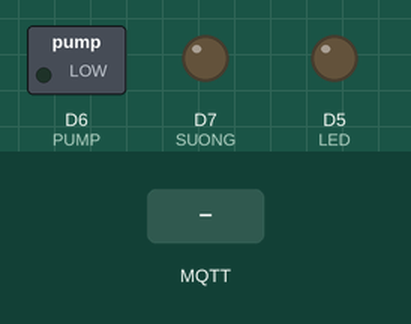
Simulated run of this sketch. Board: ESP8266 (NodeMCU). Shown: switched loads named in the sketch (green lamp = pin HIGH), output pins drawn as LEDs (lit = HIGH). The inputs (shaded band) are chosen by the test bench. WiFi joins after 1.5 s; servers stay silent unless stated; no MQTT or app messages arrive unless stated; what the sketch prints to the serial monitor is not drawn.

Above: at 2.7 s.
2.8 s: MQTT message "ON_L" arrives on the first subscribed topic
At 3.9 s:
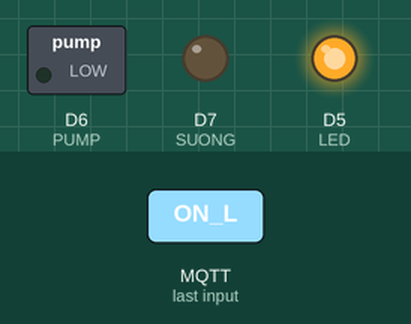
4.3 s: MQTT message "ON_P" arrives on the second subscribed topic
At 5.1 s:
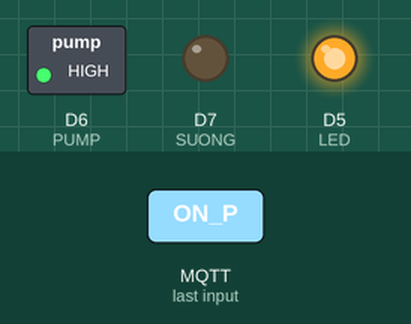
5.8 s: MQTT message "OFF_L" arrives on the first subscribed topic
At 6.2 s:
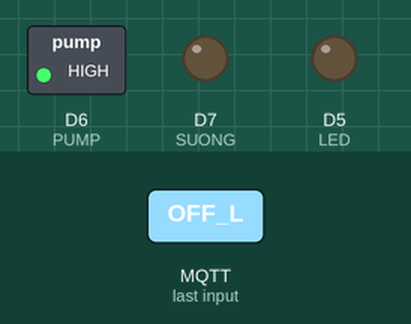
7.3 s: MQTT message "ON_S" arrives on the third subscribed topic
At 8.5 s:
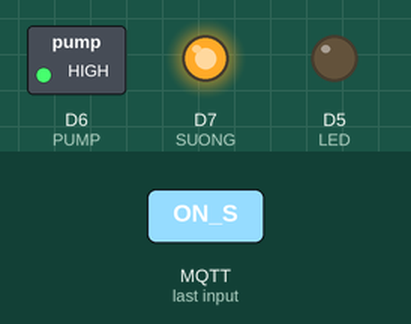
8.8 s: MQTT message "OFF_P" arrives on the second subscribed topic
At 9.7 s:
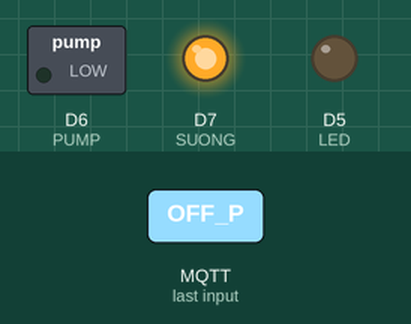
Timing chart, 0 to 31.5 s (numbered marks = the images above; inputs shaded):
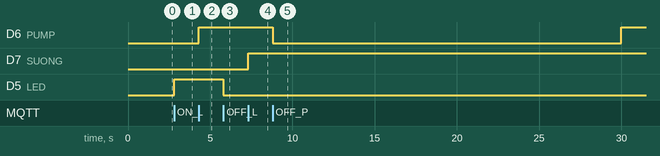

The sketch:

node1.ino
```cpp
#include <Adafruit_Sensor.h> //Library for Adafruit sensors , we are using for DHT
#include <DHT_U.h> //DHT library which uses some func from Adafruit Sensor library
#include <ESP8266WiFi.h> //library for using ESP8266 WiFi
#include <PubSubClient.h> //library for MQTT
#include <ArduinoJson.h> //library for Parsing JSON

//defining Pins
#define DHTPIN D1
//#define LED_WIFI D6
//#define LED_MQTT D7
#define LED D5
#define PUMP D6
#define SUONG D7
//DHT parameters

#define DHTTYPE    DHT11     // DHT 11
#define AUTO      11
#define MAN       12
DHT_Unified dht(DHTPIN, DHTTYPE);
uint32_t delayMS;
//!ID:<data>:<data>:<data>#
//MQTT Credentials
const char* ssid = "mot chiec Xoai";//setting your ap ssid
const char* password = "hieu301203";//setting your ap psk
const char* mqttServer = "172.17.39.168"; //MQTT URL
const char* mqttUserName = "hieu";  // MQTT username
const char* mqttPwd = "12345678";  // MQTT password
const char* clientID = "hieu0001"; // client id username+0001
const char* topic = "Garden/data_1"; //publish topic
//parameters for using non-blocking delay
unsigned long previousMillis = 0;
const long interval = 5000;
int time_soil = 20 ;
// MQTT message buffer
int status_mode = 0 ;
float temp, hum, soil;
unsigned long time_mode1 = 0;
int pump_time = 0;
float tb_humi = 0;
float tb_soil  = 0;
String strs[20];
int StringCount = 0;
//setting up wifi and mqtt client
WiFiClient espClient;
PubSubClient client(espClient);

void setup_wifi() {
  delay(10);

  WiFi.begin(ssid, password);

  while (WiFi.status() != WL_CONNECTED) {
    delay(500);
    Serial.print(".");
  }
  //  digitalWrite(LED_WIFI, HIGH);
  Serial.println("");
  Serial.println("WiFi connected");
  Serial.println("IP address: ");
  Serial.println(WiFi.localIP());
}

void reconnect() {
  while (!client.connected()) {
    if (client.connect(clientID, mqttUserName, mqttPwd)) {
      Serial.println("MQTT connected");
      //      digitalWrite(LED_MQTT, HIGH);
      client.subscribe("Device/lights_1");
      Serial.println("Topic lights 1 Subscribed");
      client.subscribe("Device/pump_1");
      Serial.println("Topic pump 1 Subscribed");
      client.subscribe("Device/mist_1");
      Serial.println("Topic quat 1 Subscribed");
      client.subscribe("Device/time_1");
      Serial.println("Topic time 1 Subscribed");
      client.subscribe("Garden/mode_1");
      Serial.println("Topic garden/mode_1 Subscribed");
      status_mode = MAN ;
      //
      // getMessToMQTT();
    }
    else {
      Serial.print("failed, rc=");
      Serial.print(client.state());
      Serial.println(" try again in 5 seconds");
      delay(5000);  // wait 5sec and retry
      status_mode = AUTO ;
    }
  }

}


//subscribe call back
void callback(char*topic, byte* payload, unsigned int length) {
  Serial.print("Message arrived in topic: ");
  Serial.println(topic);
  Serial.print("Message:");
  String data = "";
  for (int i = 0; i < length; i++) {
    Serial.print((char)payload[i]);
    data += (char)payload[i];
  }
  Serial.println();
  Serial.print("Message size :");
  Serial.println(length);
  Serial.println();
  Serial.println("-----------------------");
  Serial.println(data);
  //---light---
  if (strcmp(topic, "Device/lights_1") == 0) {
    if (data == "ON_L") {
      Serial.print("LIGHT: ");
      digitalWrite(LED, HIGH);
      status_mode = MAN;
    }
    else if (data == "OFF_L") {
      Serial.print("LIGHT: ");
      digitalWrite(LED, LOW);
      status_mode = MAN;
    }
  }
  //--- pump----
  else if (strcmp(topic, "Device/pump_1") == 0) {
    if (data == "ON_P") {
      Serial.print("PUMP: ");
      digitalWrite(PUMP, HIGH);
      status_mode = MAN;
    } else if (data == "OFF_P") {
      Serial.print("PUMP: ");
      digitalWrite(PUMP, LOW);
      status_mode = MAN;
    }
  }
  //---- phun suong ----
  else if (strcmp(topic, "Device/mist_1") == 0) {
    if (data == "ON_S") {
      Serial.print("PHUN SUONG: ");
      digitalWrite(SUONG, HIGH);
      status_mode = MAN;
    } else if (data == "OFF_S") {
      Serial.print("PHUN SUONG: ");
      digitalWrite(SUONG, LOW);
      status_mode = MAN;
    }
  }
  //------------time----------------------

  else if (strcmp(topic, "Device/time_1") == 0) {
    Serial.print("PUMP Time: ");
    digitalWrite(PUMP, HIGH);
    status_mode = MAN;
    time_soil = data.toInt();
    for (int i = 0 ; i < time_soil; i++) {
      time_soil--;
      delay(1000);
    }
    digitalWrite(PUMP, LOW);
  }

  //----------mode------------------------
  else if (strcmp(topic, "Garden/mode_1") == 0) {
    if (data == "AUTO") {
      status_mode = AUTO;
    } else if (data == "MAN") {
      status_mode = MAN;
    }
  }
  /*
    else{
     Serial.print("PUMP Time: ");
    digitalWrite(PUMP, HIGH);
    time_soil = data.toInt();
    for(int i = 0 ; i < time_soil; i++){
      time_soil--;
      delay(1000);
    }
     digitalWrite(PUMP,LOW);

    }
  */

}


void setup() {
  Serial.begin(115200);
  Serial1.begin(115200);
  // Initialize device.
  dht.begin();
  // get temperature sensor details.

  /*  pinMode(LED_WIFI, OUTPUT);
    pinMode(LED_MQTT, OUTPUT);
    digitalWrite(LED_WIFI, LOW);
    digitalWrite(LED_MQTT, LOW);
  */
  pinMode(LED, OUTPUT);
  pinMode(PUMP, OUTPUT);
  pinMode(SUONG, OUTPUT);
  digitalWrite(LED, LOW);
  digitalWrite(PUMP, LOW);
  digitalWrite(SUONG, LOW);

  setup_wifi();

  client.setServer(mqttServer, 1883); //setting MQTT server
  client.setCallback(callback); //defining function which will be called when message is received.

}

void loop() {
  if (!client.connected()) { //if client is not connected
    reconnect(); //try to reconnect

  }
  client.loop();
  if (Serial.available()) {
    String msgStr = "";
    msgStr = Serial.readString();
    msgStr = "!1:" +  msgStr  + "#";
    process_msg(msgStr);
    byte arrSize = msgStr.length() + 1;
    char msg[arrSize];
    Serial.print("PUBLISH DATA:");
    Serial.println(msgStr);
    msgStr.toCharArray(msg, arrSize);
    client.publish(topic, msg);
    delay(50);
  }
  control_mode();
  if (status_mode == AUTO) {

    if (tb_soil <= 40) {
      if (digitalRead(PUMP) == LOW) {
        digitalWrite(PUMP, HIGH) ;
        client.publish("Device/pump_1", "ON_P");
      }
    }
    if (tb_soil >= 60) {
      if (digitalRead(PUMP) == HIGH) {
        digitalWrite(PUMP, LOW);
        client.publish("Device/pump_1", "OFF_P");
      }

    }

    if (tb_humi >= 80 ) {
      if (digitalRead(SUONG) == LOW) {
        digitalWrite(SUONG, HIGH) ;
        client.publish("Device/mist_1", "ON_S");
      }

    }
    if (tb_humi >= 50 && tb_humi <= 80) {
      if (digitalRead(SUONG) == HIGH) {
        digitalWrite(SUONG, LOW);
        client.publish("Device/mist_1", "OFF_S");
      }

    }
    if (tb_soil <= 40 && tb_humi <= 50 ) {
      if (digitalRead(SUONG) == LOW) {
        digitalWrite(SUONG, HIGH) ;
        client.publish("Device/mist_1", "ON_S");
      }
      if (digitalRead(PUMP) == LOW) {
        digitalWrite(PUMP, HIGH) ;
        client.publish("Device/pump_1", "ON_P");
      }
    }
  }
}


void process_msg(String str) {
  str.remove('!');
  str.remove('#');
  str.remove('1');
  while (str.length() > 0)
  {
    int index = str.indexOf(':');
    if (index == -1) // No ':' found
    {
      strs[StringCount++] = str;
      break;
    }
    else
    {
      strs[StringCount++] = str.substring(0, index);
      str = str.substring(index + 1);
    }
  }
  tb_humi = strs[1].toInt();
  tb_soil = (strs[2].toInt() + strs[3].toInt() + strs[4].toInt()) / 3;
}

void control_mode() {
  if (status_mode == MAN ) {
    if ((unsigned long) (millis() - time_mode1) > 30000) {
      status_mode = AUTO;
      client.publish("Garden/mode_1", "AUTO");
      time_mode1 = millis();
    }
  }
}
```

Measured:
- after the input at 2.8 s, D5 (LED): LOW → HIGH at once
- after the input at 4.3 s, D6 (PUMP): LOW → HIGH at once
- after the input at 5.8 s, D5 (LED): HIGH → LOW at once
- after the input at 7.3 s, D7 (SUONG): LOW → HIGH at once
- after the input at 8.8 s, D6 (PUMP): HIGH → LOW at once, → HIGH 21.2 s later
